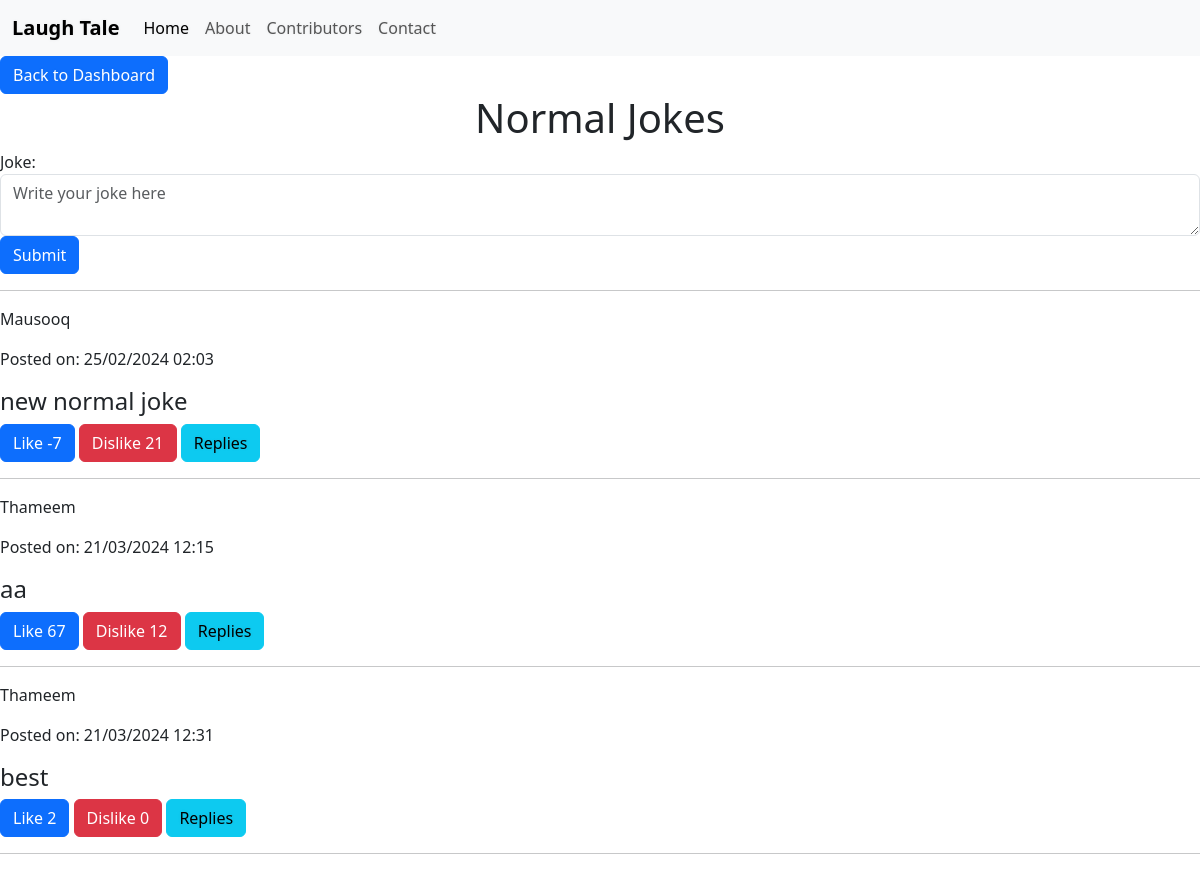
Page /normal_jokes on the earlier database version.
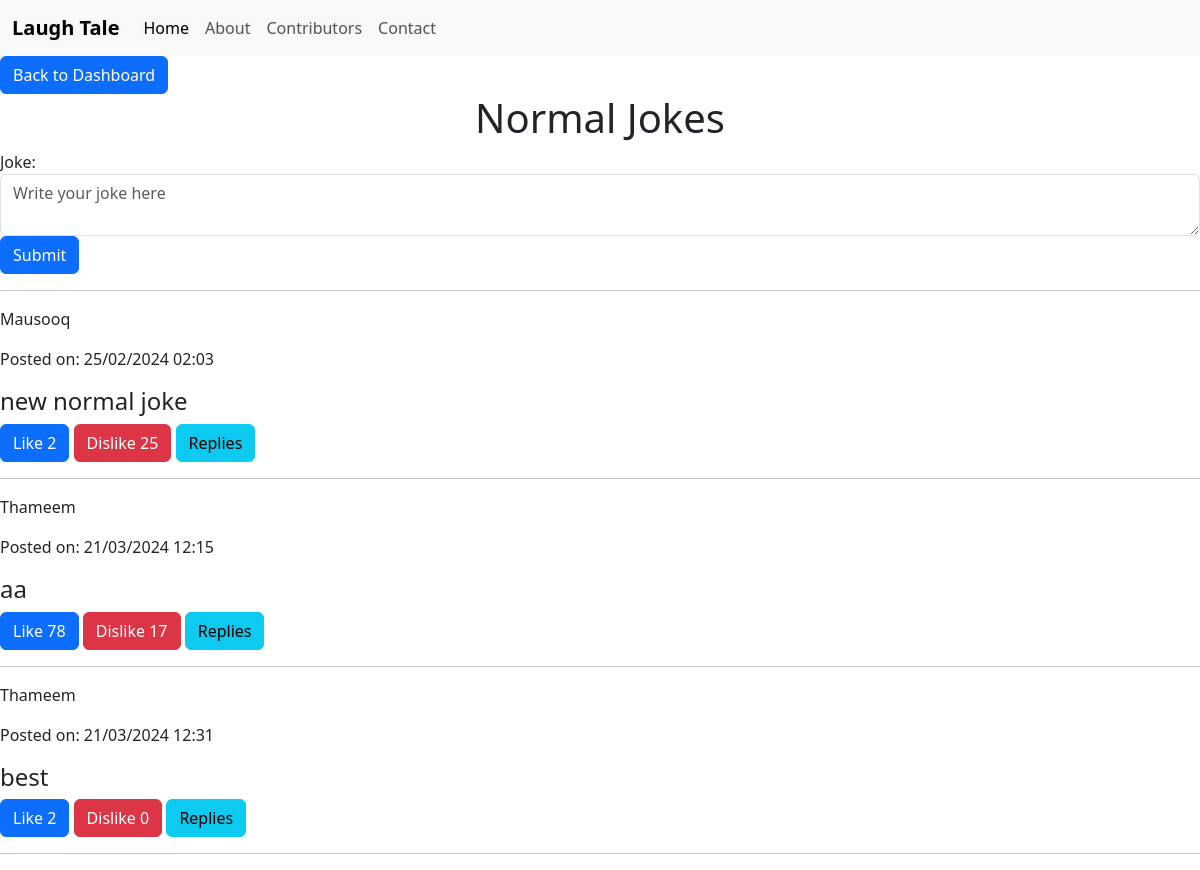
Same page on the later database version.
### app.py (models this page shows)
class NormalJoke(db.Model):
    id = db.Column(db.Integer, primary_key=True)
    user_id = db.Column(db.Integer, db.ForeignKey('user.id'), nullable=False)
    date = db.Column(db.DateTime, nullable=False, default=datetime.utcnow)
    joke = db.Column(db.Text, nullable=False)
    likes = db.Column(db.Integer, default=0)  # Add likes attribute here
    dislikes = db.Column(db.Integer, default=0)  # Add dislikes attribute here
    user = db.relationship('User', backref='normal_jokes')

class User(db.Model, UserMixin):
    id = db.Column(db.Integer, primary_key=True)
    username = db.Column(db.String(20), nullable=False, unique=True)
    email = db.Column(db.String(120), nullable=False, unique=True)
    password = db.Column(db.String(80), nullable=False)

### app.py (the view)
@app.route('/normal_jokes', methods=['GET', 'POST'])
def normal_jokes():
    form = NormalJokeForm()
    if form.validate_on_submit():
        new_joke = NormalJoke(user=current_user, joke=form.joke.data)
        db.session.add(new_joke)
        db.session.commit()
        return redirect(url_for('normal_jokes'))
    jokes = NormalJoke.query.all()
    return render_template('normal_jokes.html', form=form, jokes=jokes)

### app.py
class NormalJokeForm(FlaskForm):
    joke = TextAreaField('Joke:', validators=[InputRequired()],  render_kw={"class": "jokehead"})
    submit = SubmitField('Submit')

### templates/normal_jokes.html (shortened to what this page needs)
{% extends 'layout.html' %} {% block title %} Normal Jokes {% endblock title %}
{% block body %}
<a href="{{ url_for('dashboard') }}" class="btn btn-primary"
  >Back to Dashboard</a
>
<h1 align="center">Normal Jokes</h1>
<div class="writejoke">
<form method="POST" action="">
  {{ form.hidden_tag() }} {{ form.joke.label }} {{
  form.joke(class="form-control", placeholder="Write your joke here") }} {{
  form.submit(class="btn btn-primary") }}
</form>
</div>
<hr />
{% for joke in jokes %}
<div>
  <p>{{ joke.user.username }}</p>
  <p>Posted on: {{ joke.date.strftime('%d/%m/%Y %H:%M') }}</p>
  <h4>{{ joke.joke }}</h4>
  <form
    id="like-form-{{ joke.id }}"
    action="{{ url_for('like_joke', joke_id=joke.id) }}"
    method="post"
    style="display: inline"
  >
    <button
      type="button"
      class="btn btn-primary like-btn"
      data-joke-id="{{ joke.id }}"
    >
      Like <span class="like-count">{{ joke.likes }}</span>
    </button>
  </form>
  <form
    id="dislike-form-{{ joke.id }}"
    action="{{ url_for('dislike_joke', joke_id=joke.id) }}"
    method="post"
    style="display: inline"
  >
    <button
      type="button"
      class="btn btn-danger dislike-btn"
      data-joke-id="{{ joke.id }}"
    >
      Dislike <span class="dislike-count">{{ joke.dislikes }}</span>
    </button>
  </form>
  <a href="{{ url_for('reply_joke', joke_id=joke.id) }}" class="btn btn-info"
    >Replies</a
  >
  <hr />
</div>
{% endfor %} {% endblock body %}

Differences in the rows shown:
changed NormalJoke "new normal joke": likes "-7" → "2"; dislikes "21" → "25"
changed NormalJoke "aa": likes "67" → "78"; dislikes "12" → "17"
